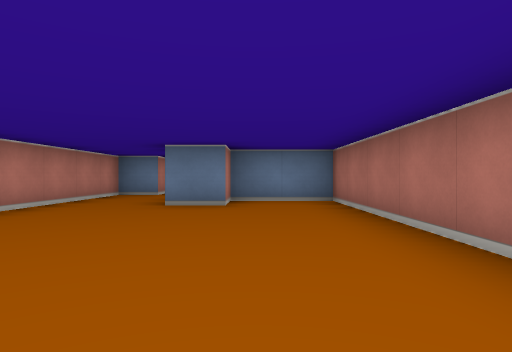
[1] (above)

24 first-person views from a walk through a cub3D maze. The camera is about half as high as the walls, looks level and sees 75° across. The floor is counted in squares. Each view is taken from the middle of a square. On the plan, view 1 faces up. The plan holds only what a view shows up to about 9 squares ahead; the rest is blank. The place goes on beyond the plan.

[2]
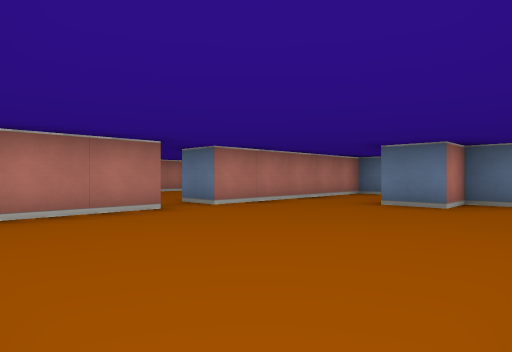

[3]
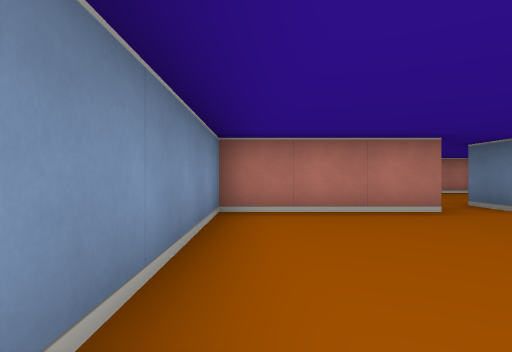

[4]
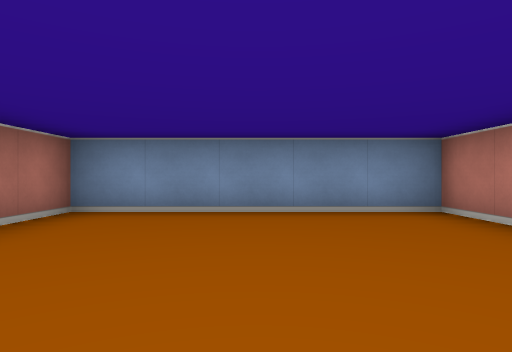

[5]
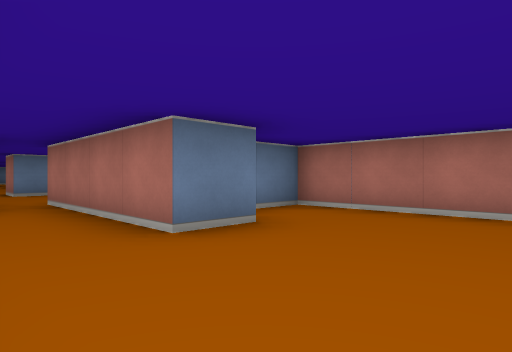

[6]
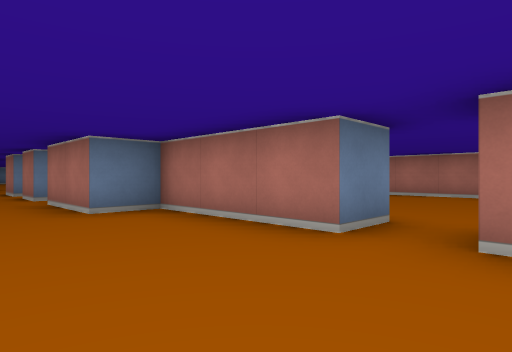

[7]
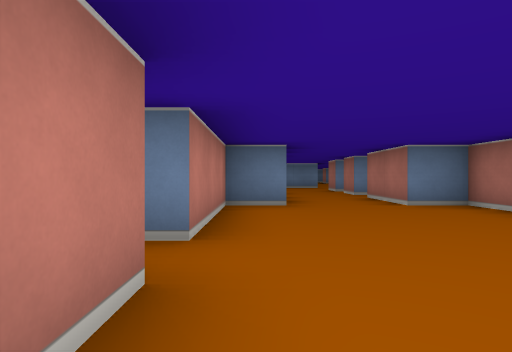

[8]
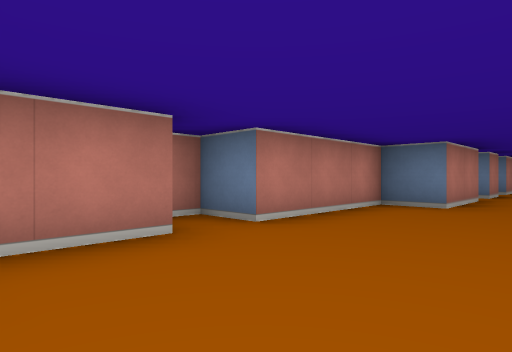

[9]
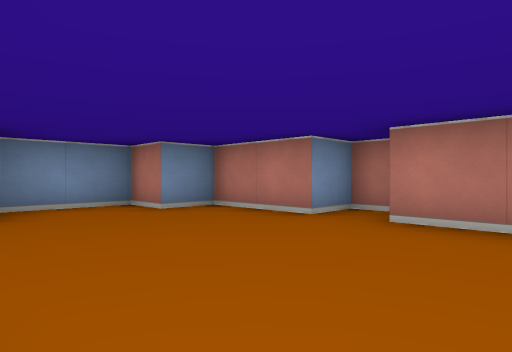

[10]
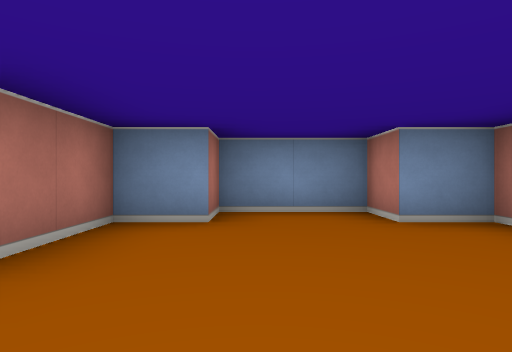

[11]
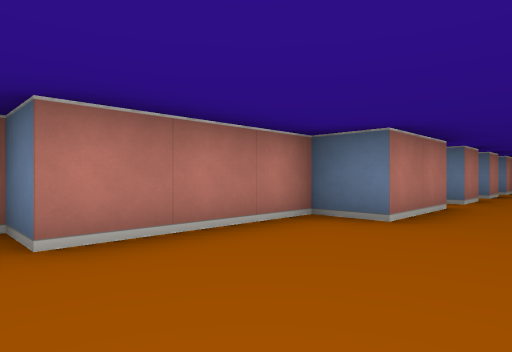

[12]
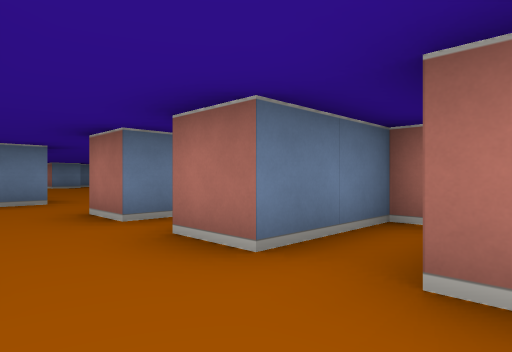

[13]
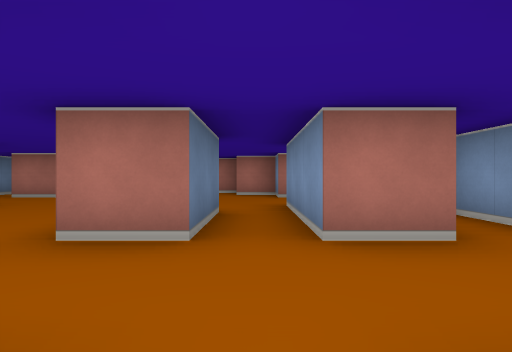

[14]
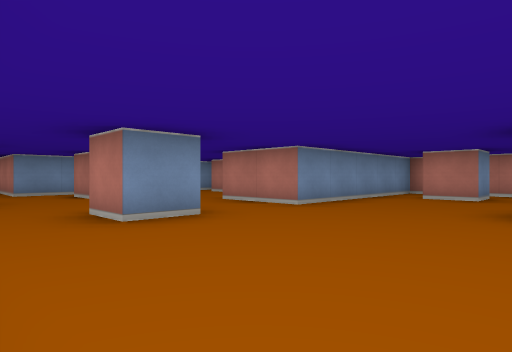

[15]
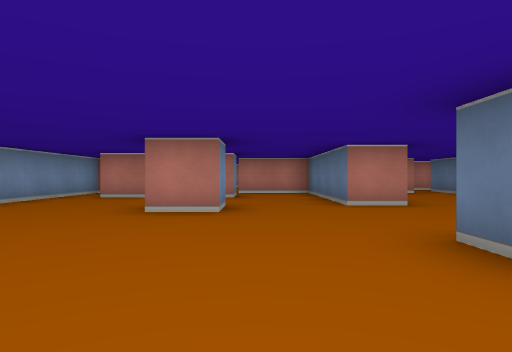

[16]
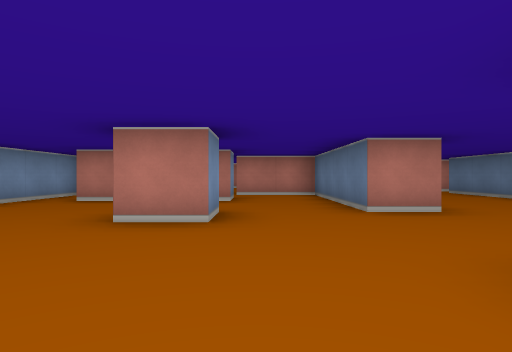

[17]
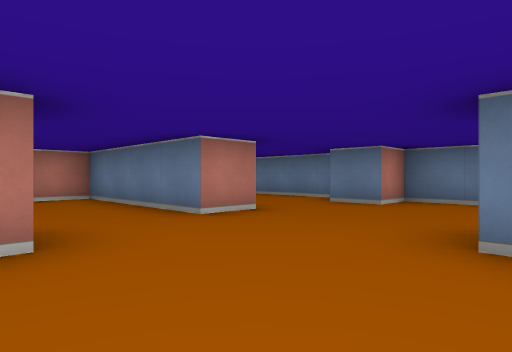

[18]
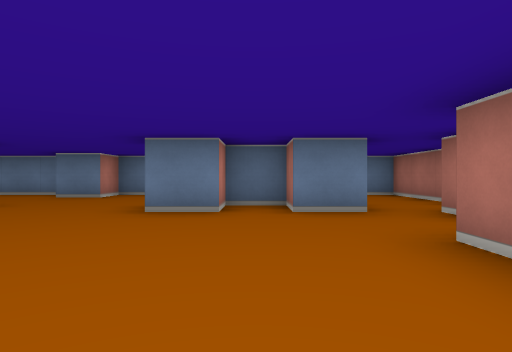

[19]
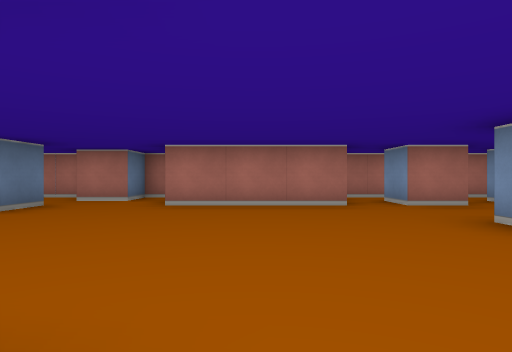

[20]
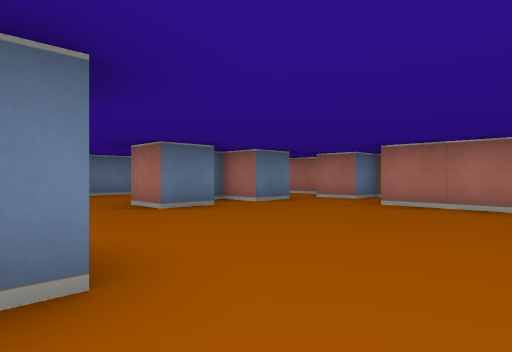

[21]
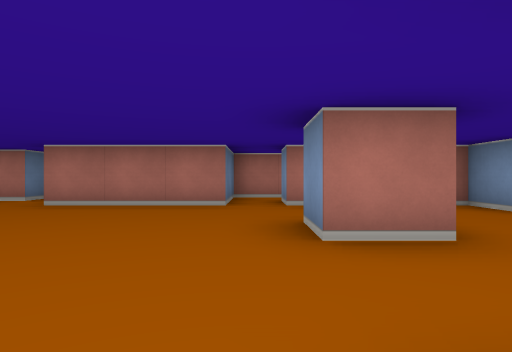

[22]
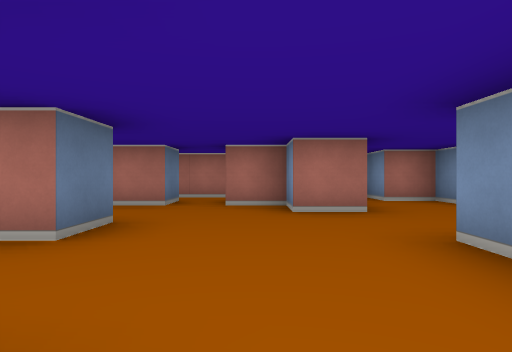

[23]
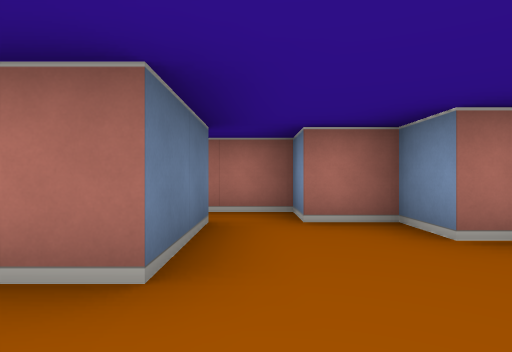

[24]
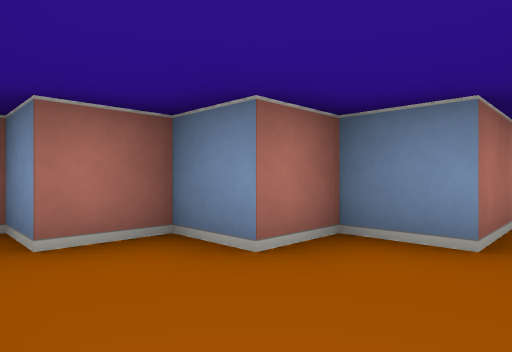

### Floor plan
Points are (right, up) in squares from view 1. A wall is a line through its corners. A room is listed if a view was taken in it or the views show most of it. See-through windows are left out.
Room 1 (views 1, 2, 3, 4, 5)
walls: (-3.5, 2.6) (-3.5, -0.5) (1.5, -0.5) (1.5, 6.5) (-0.5, 6.5) (-0.5, 5.5) (-1.5, 5.5) (-1.5, 9.5); (-2.5, 9.5) (-2.5, 8.5) (-3.5, 8.5) (-3.5, 3.5)
ways out: opening at (-4, 3) to room 2; opening at (-2, 10) to room 5
Room 2 (views 6, 7, 8, 9, 10, 11)
walls: (-7.5, 6.5) (-8.5, 6.5) (-8.5, 3.5) (-9.5, 3.5) (-9.5, 2.5) (-8.5, 2.5) (-8.5, 0.5) (-7.5, 0.5) (-7.5, -0.5) (-5.5, -0.5) (-5.5, 0.5) (-4.5, 0.5) (-4.5, 2.5); (-3.5, 3.5) (-4.5, 3.5) (-4.5, 6.5) (-5.5, 6.5)
ways out: opening at (-4, 3) to room 1; opening at (-6.5, 7.5) to room 3
Room 3 (view 12)
walls: (-4.8, 8.5) (-3.8, 8.5); (-7.5, 8.5) (-7.5, 6.5); (-7.5, 10.5) (-7.5, 9.5); (-5.5, 6.5) (-5.5, 8.5); (-3.5, 9.5) (-5.5, 9.5) (-5.5, 10.5)
ways out: opening at (-6.5, 7.5) to room 2; opening at (-6.5, 10) to room 4
Room 4 (view 13)
walls: (-5.5, 10.5) (-3.5, 10.5); (-7.5, 12.5) (-7.5, 11.5); (-3.5, 11.5) (-5.5, 11.5) (-5.5, 12.5)
ways out: opening at (-6.5, 10) to room 3; opening at (-6.5, 12) to room 5; opening at (-4.5, 11) to room 5
Room 5 (views 14, 15, 16, 17, 18, 19, 20, 21, 22, 23, 24)
walls: (-3.5, 16.5) (-2.5, 16.5) (-2.5, 15.5) (-3.5, 15.5) (-3.5, 16.5); (-6.5, 20.5) (-5.5, 20.5) (-5.5, 19.5) (-5.9, 19.5); (-2.5, 22.5) (-3.5, 22.5) (-3.5, 23.5); (-0.4, 22.5) (-1.5, 22.5); (-1.5, 23.5) (-2.5, 23.5); (-6.5, 23.6) (-6.5, 22.5) (-10.5, 22.5) (-10.5, 20.5); (-9.5, 18.5) (-8.5, 18.5) (-8.5, 17.5); (-9.5, 20.5) (-8.6, 20.5); (0.5, 15.5) (-0.5, 15.5) (-0.5, 16.5) (0.5, 16.5); (1.5, 21) (1.5, 21.5) (0.5, 21.5) (0.5, 22.5); (-7.5, 14.1) (-7.5, 13.6); (-4.1, 12.5) (-3.5, 12.5) (-3.5, 11.5); (-10.5, 18.8) (-10.5, 16.5) (-5.5, 16.5) (-5.5, 14.5) (-6.2, 14.5); (-2.1, 26.5) (-5.5, 26.5) (-5.5, 25.5) (-6.5, 25.5); (0.5, 12.5) (-1.5, 12.5) (-1.5, 13.5) (-0.5, 13.5) (-0.5, 14.5); (-7, 26.5) (-11, 26.5); (-3.5, 10.5) (-2.5, 10.5) (-2.5, 9.5); (-1.5, 9.5) (-0.5, 9.5) (-0.5, 10.5) (0.5, 10.5) (0.5, 11.5) (1.5, 11.5) (1.5, 17.5) (-0.5, 17.5) (-0.5, 20.5)
ways out: opening at (-2, 10) to room 1; opening at (-6.5, 12) to room 4; opening at (-4.5, 11) to room 4; opening at (-11, 26); opening at (0, 23.5)

Where each view was taken, in squares from view 1:
view 1: 0 up, 0 right, facing up
view 2: 0 up, 1 right, facing up-left
view 3: 0 up, 1 right, facing left
view 4: 4 up, 1 left, facing down
view 5: 3 up, 3 left, facing up-right
view 6: 2 up, 7 left, facing up-right
view 7: 1 up, 8 left, facing up
view 8: 1 up, 6 left, facing up-left
view 9: 5 up, 5 left, facing down-left
view 10: 4 up, 6 left, facing down
view 11: 3 up, 6 left, facing up-left
view 12: 8 up, 7 left, facing up-right
view 13: 11 up, 8 left, facing right
view 14: 20 up, 1 left, facing down-left
view 15: 21 up, 1 left, facing left
view 16: 21 up, 2 left, facing left
view 17: 20 up, 3 left, facing up-left
view 18: 18 up, 2 left, facing up
view 19: 19 up, 6 left, facing right
view 20: 18 up, 6 left, facing up-right
view 21: 17 up, 6 left, facing right
view 22: 14 up, 6 left, facing right
view 23: 12 up, 3 left, facing right
view 24: 12 up, 2 left, facing down-right
